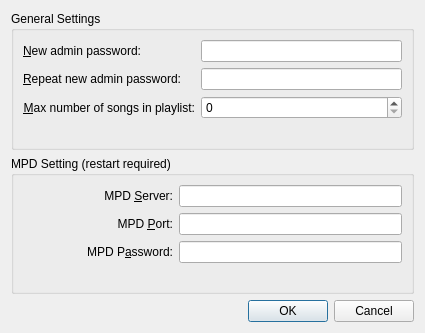
<?xml version="1.0" encoding="UTF-8"?>
<ui version="4.0">
 <class>SettingsDialog</class>
 <widget class="QDialog" name="SettingsDialog">
  <property name="geometry">
   <rect>
    <x>0</x>
    <y>0</y>
    <width>425</width>
    <height>333</height>
   </rect>
  </property>
  <property name="windowTitle">
   <string>Dialog</string>
  </property>
  <layout class="QVBoxLayout" name="verticalLayout">
   <item>
    <widget class="QGroupBox" name="groupBox_2">
     <property name="title">
      <string>General Settings</string>
     </property>
     <layout class="QGridLayout" name="gridLayout_5">
      <item row="1" column="0">
       <layout class="QFormLayout" name="formLayout_3">
        <item row="0" column="0">
         <widget class="QLabel" name="label_2">
          <property name="text">
           <string>&amp;New admin password:</string>
          </property>
          <property name="alignment">
           <set>Qt::AlignRight|Qt::AlignTrailing|Qt::AlignVCenter</set>
          </property>
          <property name="buddy">
           <cstring>adminPasswordEdit</cstring>
          </property>
         </widget>
        </item>
        <item row="0" column="1">
         <widget class="QLineEdit" name="adminPasswordEdit">
          <property name="text">
           <string/>
          </property>
          <property name="echoMode">
           <enum>QLineEdit::Password</enum>
          </property>
         </widget>
        </item>
        <item row="1" column="0">
         <widget class="QLabel" name="label_3">
          <property name="text">
           <string>&amp;Repeat new admin password:</string>
          </property>
          <property name="alignment">
           <set>Qt::AlignRight|Qt::AlignTrailing|Qt::AlignVCenter</set>
          </property>
          <property name="buddy">
           <cstring>adminPasswordRepeatEdit</cstring>
          </property>
         </widget>
        </item>
        <item row="1" column="1">
         <widget class="QLineEdit" name="adminPasswordRepeatEdit">
          <property name="echoMode">
           <enum>QLineEdit::Password</enum>
          </property>
         </widget>
        </item>
        <item row="2" column="0">
         <widget class="QLabel" name="label">
          <property name="text">
           <string>&amp;Max number of songs in playlist:</string>
          </property>
          <property name="alignment">
           <set>Qt::AlignRight|Qt::AlignTrailing|Qt::AlignVCenter</set>
          </property>
          <property name="buddy">
           <cstring>maxPlaylistSpinBox</cstring>
          </property>
         </widget>
        </item>
        <item row="2" column="1">
         <widget class="QSpinBox" name="maxPlaylistSpinBox"/>
        </item>
       </layout>
      </item>
     </layout>
    </widget>
   </item>
   <item>
    <widget class="QGroupBox" name="groupBox">
     <property name="title">
      <string>MPD Setting (restart required)</string>
     </property>
     <layout class="QGridLayout" name="gridLayout_4">
      <item row="0" column="1">
       <layout class="QFormLayout" name="formLayout_2">
        <property name="fieldGrowthPolicy">
         <enum>QFormLayout::AllNonFixedFieldsGrow</enum>
        </property>
        <property name="labelAlignment">
         <set>Qt::AlignRight|Qt::AlignTrailing|Qt::AlignVCenter</set>
        </property>
        <property name="formAlignment">
         <set>Qt::AlignLeading|Qt::AlignLeft|Qt::AlignTop</set>
        </property>
        <item row="0" column="0">
         <widget class="QLabel" name="label_4">
          <property name="sizePolicy">
           <sizepolicy hsizetype="Expanding" vsizetype="Preferred">
            <horstretch>0</horstretch>
            <verstretch>0</verstretch>
           </sizepolicy>
          </property>
          <property name="text">
           <string>MPD &amp;Server:</string>
          </property>
          <property name="alignment">
           <set>Qt::AlignRight|Qt::AlignTrailing|Qt::AlignVCenter</set>
          </property>
          <property name="buddy">
           <cstring>mpdServerEdit</cstring>
          </property>
         </widget>
        </item>
        <item row="0" column="1">
         <widget class="QLineEdit" name="mpdServerEdit"/>
        </item>
        <item row="1" column="0">
         <widget class="QLabel" name="label_5">
          <property name="sizePolicy">
           <sizepolicy hsizetype="Expanding" vsizetype="Preferred">
            <horstretch>0</horstretch>
            <verstretch>0</verstretch>
           </sizepolicy>
          </property>
          <property name="text">
           <string>MPD &amp;Port:</string>
          </property>
          <property name="alignment">
           <set>Qt::AlignRight|Qt::AlignTrailing|Qt::AlignVCenter</set>
          </property>
          <property name="buddy">
           <cstring>mpdPortEdit</cstring>
          </property>
         </widget>
        </item>
        <item row="1" column="1">
         <widget class="QLineEdit" name="mpdPortEdit"/>
        </item>
        <item row="2" column="0">
         <widget class="QLabel" name="label_7">
          <property name="sizePolicy">
           <sizepolicy hsizetype="Expanding" vsizetype="Preferred">
            <horstretch>0</horstretch>
            <verstretch>0</verstretch>
           </sizepolicy>
          </property>
          <property name="text">
           <string>MPD P&amp;assword:</string>
          </property>
          <property name="alignment">
           <set>Qt::AlignRight|Qt::AlignTrailing|Qt::AlignVCenter</set>
          </property>
          <property name="buddy">
           <cstring>mpdPasswordEdit</cstring>
          </property>
         </widget>
        </item>
        <item row="2" column="1">
         <widget class="QLineEdit" name="mpdPasswordEdit">
          <property name="echoMode">
           <enum>QLineEdit::Password</enum>
          </property>
         </widget>
        </item>
       </layout>
      </item>
      <item row="0" column="0">
       <spacer name="horizontalSpacer_2">
        <property name="orientation">
         <enum>Qt::Horizontal</enum>
        </property>
        <property name="sizeType">
         <enum>QSizePolicy::Minimum</enum>
        </property>
        <property name="sizeHint" stdset="0">
         <size>
          <width>64</width>
          <height>20</height>
         </size>
        </property>
       </spacer>
      </item>
     </layout>
    </widget>
   </item>
   <item>
    <widget class="QDialogButtonBox" name="buttonBox">
     <property name="standardButtons">
      <set>QDialogButtonBox::Cancel|QDialogButtonBox::Ok</set>
     </property>
     <property name="centerButtons">
      <bool>false</bool>
     </property>
    </widget>
   </item>
  </layout>
 </widget>
 <tabstops>
  <tabstop>adminPasswordEdit</tabstop>
  <tabstop>adminPasswordRepeatEdit</tabstop>
  <tabstop>maxPlaylistSpinBox</tabstop>
  <tabstop>mpdServerEdit</tabstop>
  <tabstop>mpdPortEdit</tabstop>
  <tabstop>mpdPasswordEdit</tabstop>
  <tabstop>buttonBox</tabstop>
 </tabstops>
 <resources/>
 <connections>
  <connection>
   <sender>buttonBox</sender>
   <signal>accepted()</signal>
   <receiver>SettingsDialog</receiver>
   <slot>okBtn()</slot>
   <hints>
    <hint type="sourcelabel">
     <x>349</x>
     <y>120</y>
    </hint>
    <hint type="destinationlabel">
     <x>329</x>
     <y>121</y>
    </hint>
   </hints>
  </connection>
  <connection>
   <sender>buttonBox</sender>
   <signal>rejected()</signal>
   <receiver>SettingsDialog</receiver>
   <slot>cancelBtn()</slot>
   <hints>
    <hint type="sourcelabel">
     <x>253</x>
     <y>120</y>
    </hint>
    <hint type="destinationlabel">
     <x>228</x>
     <y>121</y>
    </hint>
   </hints>
  </connection>
 </connections>
 <slots>
  <slot>okBtn()</slot>
  <slot>cancelBtn()</slot>
 </slots>
</ui>
